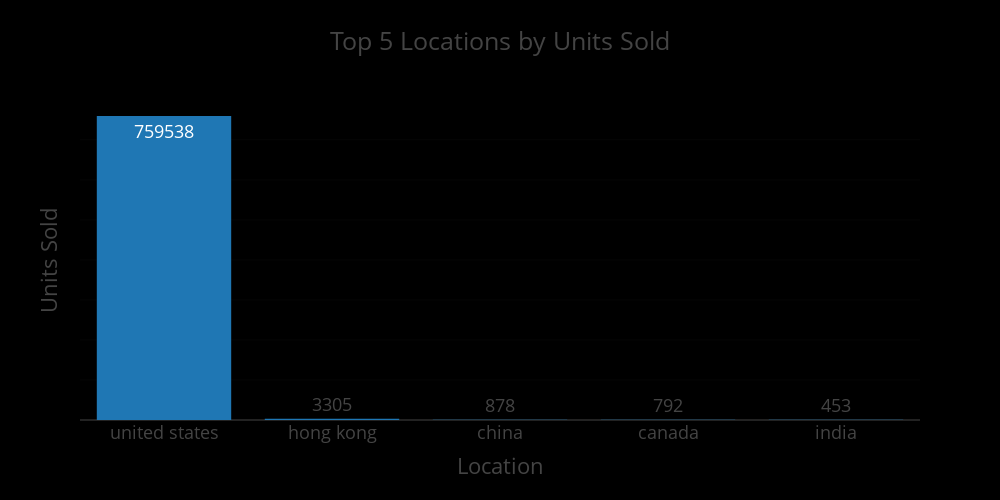

The code cell stored with this chart in its notebook:
### Code cell
# Group and sum sold units by location
location_sold = combined_df.groupby('location')['sold'].sum().reset_index()

# Sort descending and take top 5
top5_location_sold = location_sold.sort_values(by='sold', ascending=False).head(5)

# (Optional) Format sold numbers with commas
top5_location_sold['sold_text'] = top5_location_sold['sold'].apply(lambda x: f"{x:,}")

# Create the figure
fig3 = px.bar(
    top5_location_sold,
    x='location',
    y='sold',
    title='Top 5 Locations by Units Sold',
    color_discrete_sequence=['#1f77b4'],
    text='sold'
)

# Customize layout (optional)
fig3.update_layout(
    template='presentation',
    paper_bgcolor='rgb(0, 0, 0)',
    plot_bgcolor='rgb(0, 0, 0)',
    height=500,
    width=1000,
    xaxis=dict(tickangle=0, title='Location'),
    yaxis=dict(showticklabels=False, title='Units Sold')
)

# Show the figure
fig3.show()

# Export files
results_dir = r"C:\Users\USER\Downloads\Perfume_E-Commerce\result"
os.makedirs(results_dir, exist_ok=True)

fig3.write_image(os.path.join(results_dir, 'top5_locations_by_units_sold.jpg'))
fig3.write_image(os.path.join(results_dir, 'top5_locations_by_units_sold.png'))
fig3.write_html(os.path.join(results_dir, 'top5_locations_by_units_sold.html'))

### Figure 1 — Plotly figure (JSON) as saved in the notebook; plotly's stock layout.template omitted (floating-point values rounded to 4 significant figures)
{"data": [{"hovertemplate": "location=%{x}<br>sold=%{text}<extra></extra>", "legendgroup": "", "marker": {"color": "#1f77b4", "pattern": {"shape": ""}}, "name": "", "orientation": "v", "showlegend": false, "text": [759500.0, 3305.0, 878.0, 792.0, 453.0], "textposition": "auto", "type": "bar", "x": ["united states", "hong kong", "china", "canada", "india"], "xaxis": "x", "y": [759500.0, 3305.0, 878.0, 792.0, 453.0], "yaxis": "y"}], "layout": {"barmode": "relative", "height": 500, "legend": {"tracegroupgap": 0}, "paper_bgcolor": "rgb(0, 0, 0)", "plot_bgcolor": "rgb(0, 0, 0)", "title": {"text": "Top 5 Locations by Units Sold"}, "width": 1000, "xaxis": {"anchor": "y", "autorange": true, "domain": [0, 1], "range": [-0.5, 4.5], "tickangle": 0, "title": {"text": "Location"}, "type": "category"}, "yaxis": {"anchor": "x", "autorange": true, "domain": [0, 1], "range": [0, 799500.0], "showticklabels": false, "title": {"text": "Units Sold"}, "type": "linear"}}}
